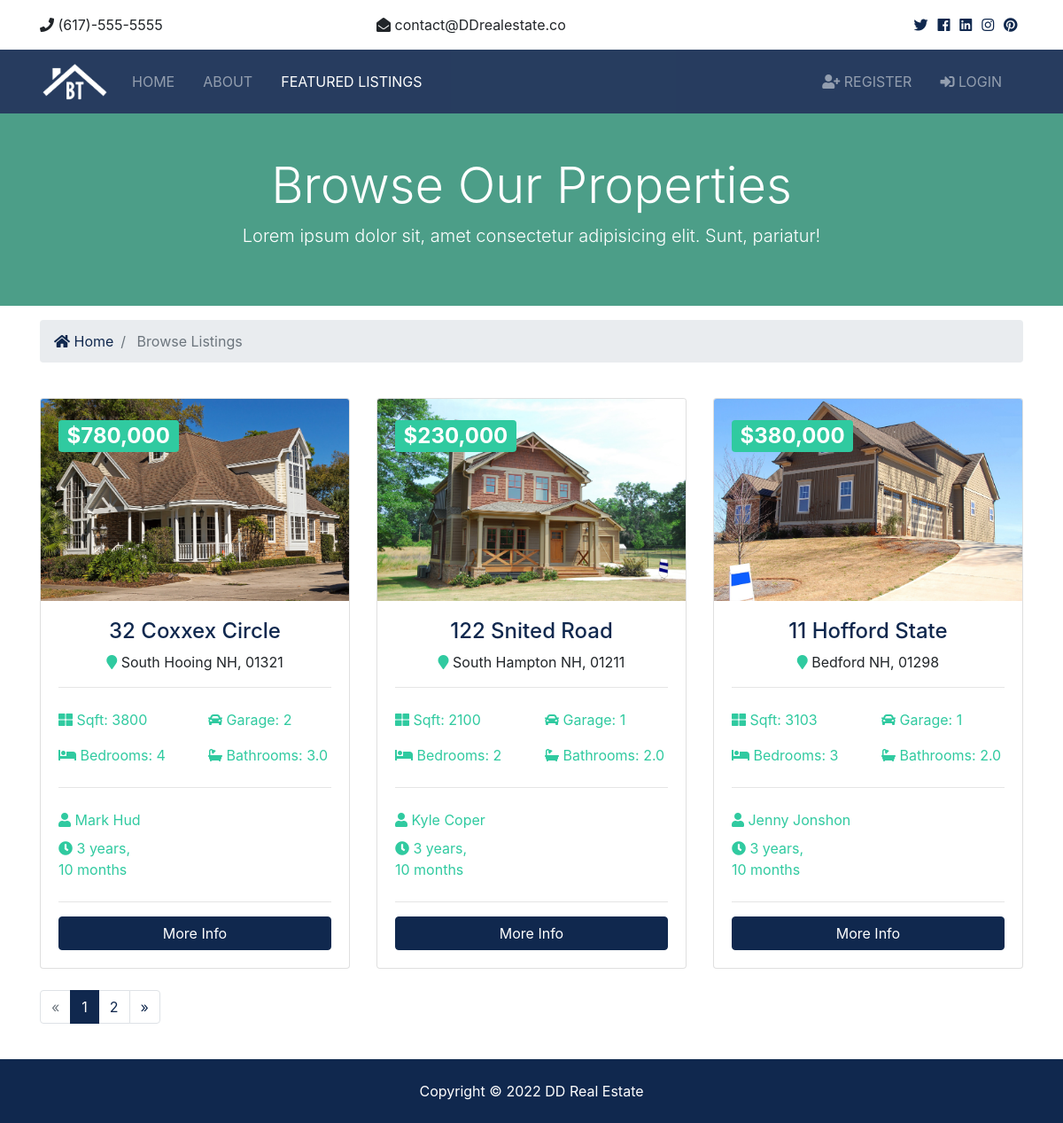
The page /listing/ on the database its author committed.
### listings/models.py (models this page shows, shortened)
class Listing(models.Model):
    realtor=models.ForeignKey(Realtor,on_delete=models.DO_NOTHING)
    title=models.CharField(max_length=200)
    address=models.CharField(max_length=200)
    city=models.CharField(max_length=200)
    state=models.CharField(max_length=50)
    zipcode=models.CharField(max_length=10)
    description=models.TextField(blank=True)
    price=models.IntegerField()
    bedrooms=models.IntegerField()
    garage=models.IntegerField()
    sqft=models.IntegerField()
    bathroom=models.DecimalField(max_digits=2,decimal_places=1)
    lot_size=models.DecimalField(max_digits=5,decimal_places=1)
    photo_main=models.ImageField(upload_to='photos/%Y/%m/%d/')
    photo_1=models.ImageField(upload_to='photos/%Y/%m/%d',blank=True)
    photo_2=models.ImageField(upload_to='photos/%Y/%m/%d',blank=True)
    photo_3=models.ImageField(upload_to='photos/%Y/%m/%d',blank=True)
    photo_4=models.ImageField(upload_to='photos/%Y/%m/%d',blank=True)
    photo_5=models.ImageField(upload_to='photos/%Y/%m/%d',blank=True)
    photo_6=models.ImageField(upload_to='photos/%Y/%m/%d',blank=True)
    is_published=models.BooleanField(default=True)
    list_date=models.DateTimeField(default=datetime.now,blank=True)

### realtors/models.py (models this page shows)
class Realtor(models.Model):
    name=models.CharField(max_length=200)
    photo=models.ImageField(upload_to='photos/%Y/%m/%d/')
    description=models.TextField(blank=True)
    phone=models.CharField(max_length=15)
    email=models.CharField(max_length=20)
    is_mvp=models.BooleanField(default=False)
    hire_date=models.DateTimeField(default=datetime.now,blank=True)
    def __str__(self):
        return self.name

### listings/views.py (the view)
def Index(request):
    list = models.Listing.objects.order_by('-list_date').filter(is_published=True)
    paginator = Paginator(list,3)
    page = request.GET.get('page')
    try:
        paged_listings = paginator.page(page)
    except PageNotAnInteger:
        paged_listings = paginator.page(1)
    except EmptyPage:
        paged_listings = paginator.page(paginator.num_pages)
    context= {'name_list':paged_listings}
    return render(request, 'listings/listings.html',context)

### templates/listings/listings.html (shortened to what this page needs)
{% extends 'base.html' %}
{% load humanize %}
{% block content %}
<section id="showcase-inner" class="py-5 text-white">
  <div class="container">
    <div class="row text-center">
      <div class="col-md-12">
        <h1 class="display-4">Browse Our Properties</h1>
        <p class="lead">Lorem ipsum dolor sit, amet consectetur adipisicing elit. Sunt, pariatur!</p>
      </div>
    </div>
  </div>
</section>
<section id="bc" class="mt-3">
  <div class="container">
    <nav aria-label="breadcrumb">
      <ol class="breadcrumb">
        <li class="breadcrumb-item">
          <a href="{% url 'about' %}">
            <i class="fas fa-home"></i> Home</a>
        </li>
        <li class="breadcrumb-item active"> Browse Listings</li>
      </ol>
    </nav>
  </div>
</section>
<section id="listings" class="py-4">
  <div class="container">
    <div class="row">
      {% if name_list %}
        {% for listing in name_list %}
        <div class="col-md-6 col-lg-4 mb-4">
          <div class="card listing-preview">
            <img class="card-img-top" src="{{ listing.photo_main.url }}" alt="">
            <div class="card-img-overlay">
              <h2>
                <span class="badge badge-secondary text-white">${{listing.price|intcomma}}</span>
              </h2>
            </div>
            <div class="card-body">
              <div class="listing-heading text-center">
                <h4 class="text-primary">{{listing.title}}</h4>
                <p>
                  <i class="fas fa-map-marker text-secondary"></i> {{listing.city}} {{listing.state}}, {{listing.zipcode}}</p>
              </div>
              <hr>
              <div class="row py-2 text-secondary">
                <div class="col-6">
                  <i class="fas fa-th-large"></i> Sqft: {{listing.sqft}}</div>
                <div class="col-6">
                  <i class="fas fa-car"></i> Garage: {{listing.garage}}</div>
              </div>
              <div class="row py-2 text-secondary">
                <div class="col-6">
                  <i class="fas fa-bed"></i> Bedrooms: {{listing.bedrooms}}</div>
                <div class="col-6">
                  <i class="fas fa-bath"></i> Bathrooms: {{listing.bathroom}}</div>
              </div>
              <hr>
              <div class="row py-2 text-secondary">
                <div class="col-12">
                  <i class="fas fa-user"></i> {{listing.realtor}}</div>
              </div>
              <div class="row text-secondary pb-2">
                <div class="col-6">
                  <i class="fas fa-clock"></i> {{listing.list_date|timesince}}</div>
              </div>
              <hr>
              <a href="{% url 'listing' listing.id %}" class="btn btn-primary btn-block">More Info</a>
            </div>
          </div>
        </div>
        {% endfor %}
      {% else %}
        <div class="col-md-12">
          <p>No Listings available.</p>
        </div>
      {% endif %}
    </div>
    <div class="row">
      <div class="col-md-12">
        {% if name_list.has_other_pages %}
        <ul class="pagination">
          {% if name_list.has_previous %}
            <li class="page-item">
              <a href="?page={{ name_list.previous_page_number }}" class="page-link">&laquo;</a>
            </li>
          {% else %}
            <li class="page-item disabled">
              <a href="{#}" class="page-link">&laquo;</a>
            </li>
          {% endif %}
          <li class="page-item active">
          {% for i in name_list.paginator.page_range %}
            <a href="?page={{i}}" class="page-link">{{i}}</a>
            </li>
          {% endfor %}
          {% if name_list.has_next %}
            <li class="page-item">
              <a href="?page={{ name_list.next_page_number }}" class="page-link">&raquo;</a>
            </li>
          {% else %}
            <li class="page-item disabled">
              <a href="{#}" class="page-link">&raquo;</a>
            </li>
          {% endif %}
        </ul>
        {% endif %}
      </div>
    </div>
  </div>
</section>
{% endblock %}

### RSTATE/static/css/all.css (style rules this page uses)
.fa, .fas, .far, .fal, .fab { -moz-osx-font-smoothing: grayscale; -webkit-font-smoothing: antialiased; display: inline-block; font-style: normal; font-variant: normal; text-rendering: auto; line-height: 1; }
.fa-bath:before { content: "\f2cd"; }
.fa-bed:before { content: "\f236"; }
.fa-car:before { content: "\f1b9"; }
.fa-clock:before { content: "\f017"; }
.fa-home:before { content: "\f015"; }
.fa-map-marker:before { content: "\f041"; }
.fa-th-large:before { content: "\f009"; }
.fa-user:before { content: "\f007"; }
.fa, .fas { font-family: 'Font Awesome 5 Free'; font-weight: 900; }

### RSTATE/static/css/style.css (style rules this page uses)
img { width: 100%; }
#showcase-inner { background: url(../img/building.jpg) no-repeat top center fixed/cover; position: relative; overflow: hidden; min-height: 200px; }
#showcase-inner::before { content: ''; position: absolute; top: 0; left: 0; min-height: 100%; width: 100%; background: rgba(32, 134, 107, 0.8); }
.listing-preview a { position: relative; }

### rows shown on the page
Listing: photo_main (picture), price "780,000", title "32 Coxxex Circle", city "South Hooing", state "NH", zipcode "01321", sqft "3800", garage "2", bedrooms "4", bathroom "3.0", realtor "Mark Hud", list_date "3 years, 10 months"
Listing: photo_main (picture), price "230,000", title "122 Snited Road", city "South Hampton", state "NH", zipcode "01211", sqft "2100", garage "1", bedrooms "2", bathroom "2.0", realtor "Kyle Coper", list_date "3 years, 10 months"
Listing: photo_main (picture), price "380,000", title "11 Hofford State", city "Bedford", state "NH", zipcode "01298", sqft "3103", garage "1", bedrooms "3", bathroom "2.0", realtor "Jenny Jonshon", list_date "3 years, 10 months"

### other values the page prints
{{ i }} "1" "2"
